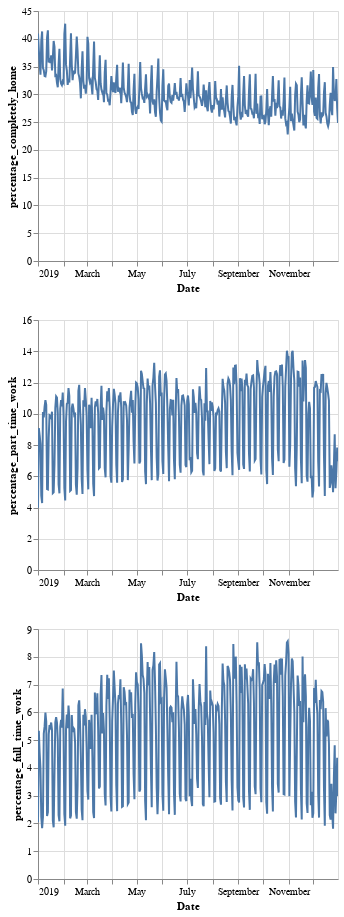

Write notebook code for a chart like this one.
### Code cell
#Visualising mobility

title = '{} {}'.format(city,year)
alt.Chart(grouped_dm.reset_index()).mark_line().encode(
    x=alt.X('date', title='Date'),
    y=alt.Y(alt.repeat('row'), type='quantitative')
).properties(
    width=300,
    height=250
).repeat(
    row=['percentage_completely_home','percentage_part_time_work','percentage_full_time_work']
).interactive()

### Figure 1 — Vega-Lite specification as saved in the notebook (floating-point values rounded to 4 significant figures; data arrays with more than 128 entries replaced by an {"elided": "..."} marker saying what was removed)
{"config": {"view": {"continuousWidth": 400, "continuousHeight": 300}}, "repeat": {"row": ["percentage_completely_home", "percentage_part_time_work", "percentage_full_time_work"]}, "spec": {"data": {"name": "data-16a76cb2b34c96d89bec43d1b3bfe76d"}, "mark": "line", "encoding": {"x": {"type": "temporal", "field": "date", "title": "Date"}, "y": {"type": "quantitative", "field": {"repeat": "row"}}}, "height": 250, "selection": {"selector001": {"type": "interval", "bind": "scales", "encodings": ["x", "y"]}}, "width": 300}, "$schema": "https://vega.github.io/schema/vega-lite/v4.8.1.json", "datasets": {"data-16a76cb2b34c96d89bec43d1b3bfe76d": {"elided": "365 records"}}}
